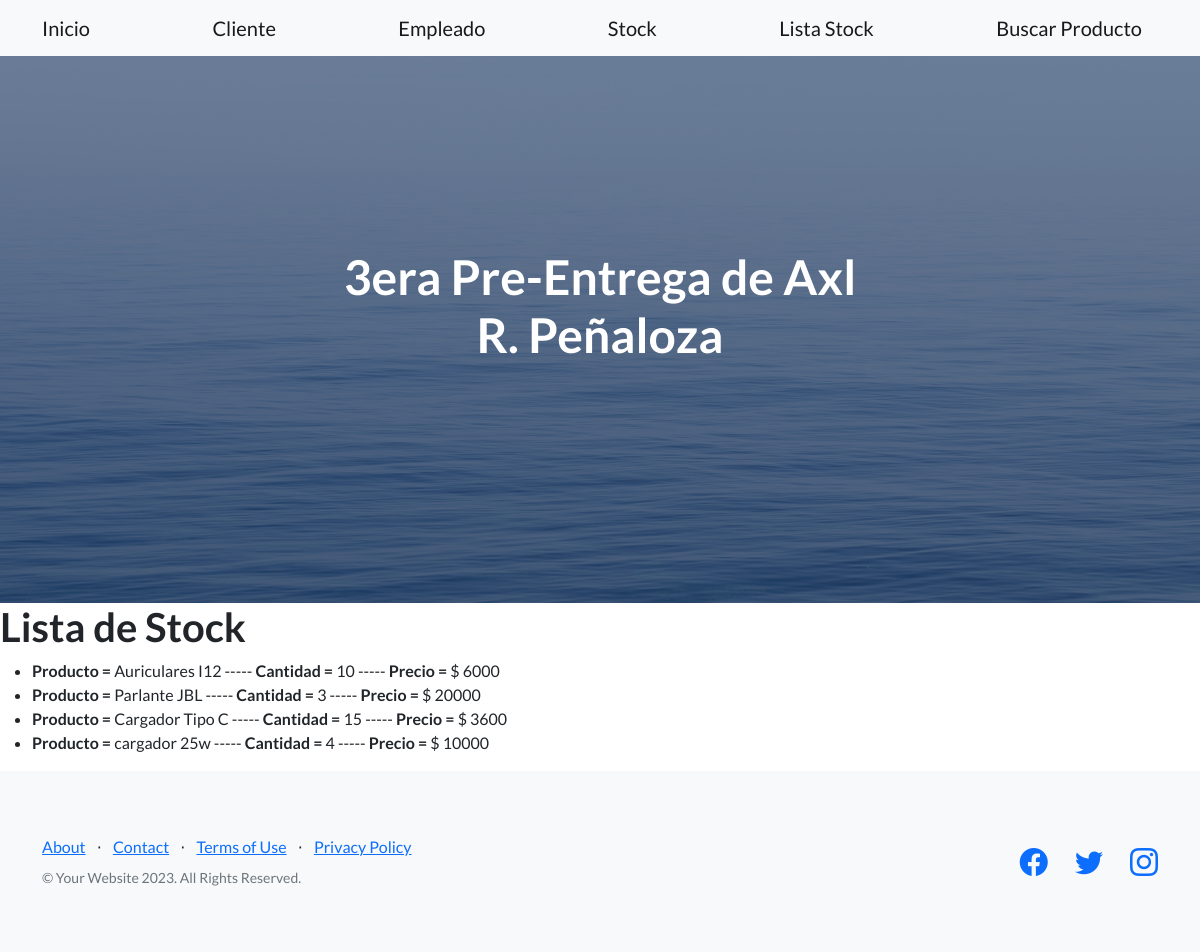
Before: /AppLYE/lista_stock/ with the older database file.
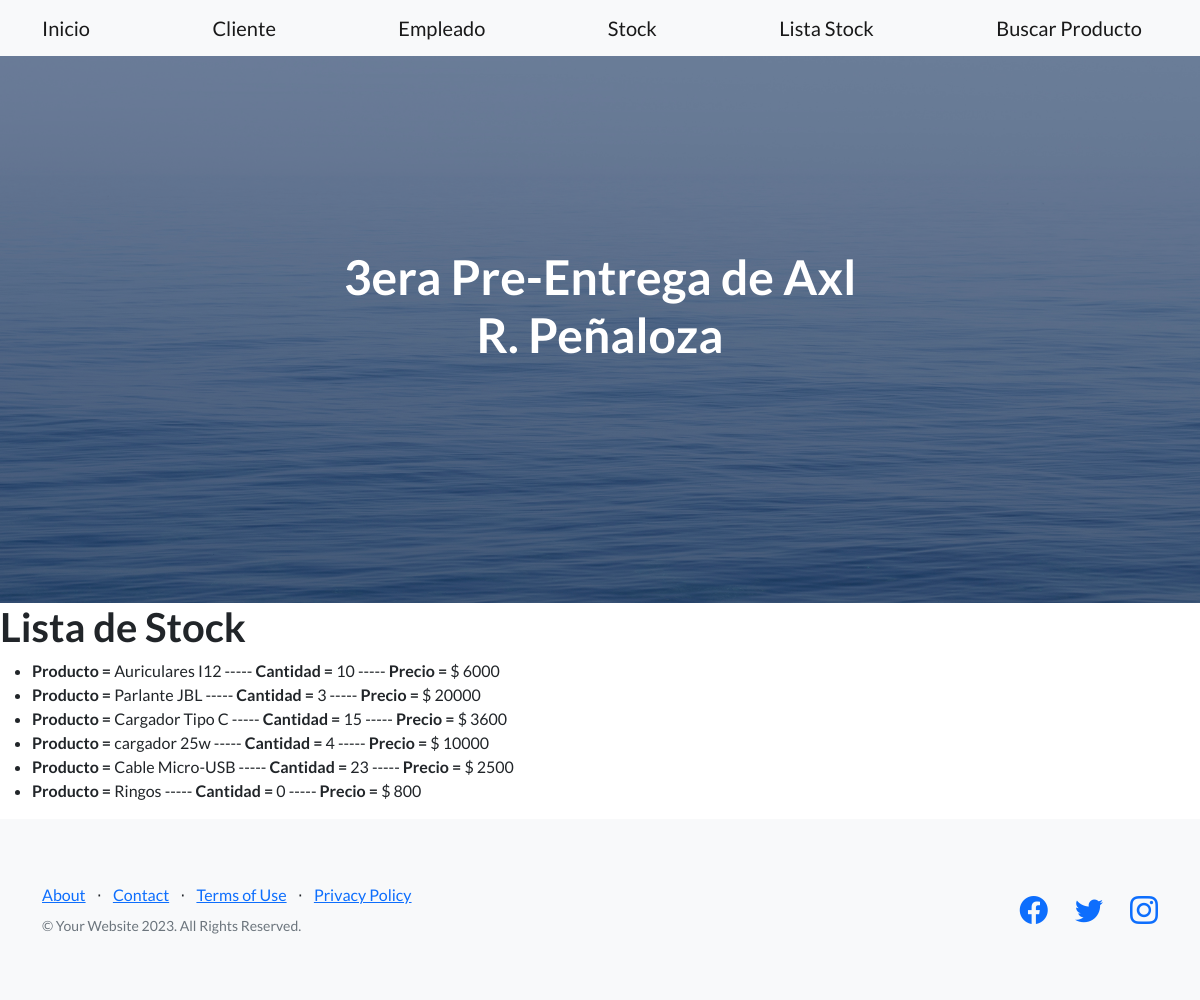
After: the same page with the newer database file.
### AppLYE/models.py (models this page shows)
class Stock (models.Model):
    producto = models.CharField(max_length=30)
    cantidad = models.IntegerField()
    precio = models.IntegerField()

### AppLYE/views.py (the view)
# urls.py: path('lista_stock/', lista_stock, name = "lista_stock") ,
def lista_stock(req):
    lista = Stock.objects.all()
    return render(req, "lista_stock.html", {"lista_stock" : lista})

### AppLYE/templates/lista_stock.html
{% extends 'padre.html' %}
{% block contenidocambiante %}
    <h1>Lista de Stock</h1>
    <ul>
 {% for stock in lista_stock  %}
 <li><strong>Producto = </strong>   {{stock.producto}} ----- <strong>Cantidad =</strong> {{stock.cantidad}} ----- <strong>Precio = </strong> $ {{stock.precio}}
</li>
 {% endfor %}
    </ul>
{% endblock contenidocambiante %}

### AppLYE/templates/padre.html (shortened to what this page needs)
<!DOCTYPE html>
<html lang="en">
    <head>
        {% load static  %}
        <link href="https://cdn.jsdelivr.net/npm/bootstrap-icons@1.5.0/font/bootstrap-icons.css" rel="stylesheet" type="text/css" />
        <link href= "{% static 'css/styles.css' %}"  rel="stylesheet" />
    </head>
    <body>
        <nav class="navbar navbar-light bg-light static-top">
            <div class="container">
                <a class="navbar-brand" href="{% url 'inicio' %}">Inicio</a>
                <a class="navbar-brand" href="{% url 'cliente' %}">Cliente</a>
                <a class="navbar-brand" href="{% url 'empleado' %}">Empleado</a>
                <a class="navbar-brand" href="{% url 'producto_formulario' %}">Stock</a>
                <a class="navbar-brand" href="{% url 'lista_stock' %}">Lista Stock</a>
                <a class="navbar-brand" href="{% url 'busquedaproducto' %}">Buscar Producto</a>
            </div>
        </nav>
        <header class="masthead">
            <div class="container position-relative">
                <div class="row justify-content-center">
                    <div class="col-xl-6">
                        <div class="text-center text-white">
                            <h1 class="mb-5">3era Pre-Entrega de Axl R. Peñaloza</h1>
                        </div>
                    </div>
                </div>
            </div>
        </header>
        {% block contenidocambiante %}{% endblock contenidocambiante %}
        <footer class="footer bg-light">
            <div class="container">
                <div class="row">
                    <div class="col-lg-6 h-100 text-center text-lg-start my-auto">
                        <ul class="list-inline mb-2">
                            <li class="list-inline-item"><a href="#!">About</a></li>
                            <li class="list-inline-item">⋅</li>
                            <li class="list-inline-item"><a href="#!">Contact</a></li>
                            <li class="list-inline-item">⋅</li>
                            <li class="list-inline-item"><a href="#!">Terms of Use</a></li>
                            <li class="list-inline-item">⋅</li>
                            <li class="list-inline-item"><a href="#!">Privacy Policy</a></li>
                        </ul>
                        <p class="text-muted small mb-4 mb-lg-0">&copy; Your Website 2023. All Rights Reserved.</p>
                    </div>
                    <div class="col-lg-6 h-100 text-center text-lg-end my-auto">
                        <ul class="list-inline mb-0">
                            <li class="list-inline-item me-4">
                                <a href="#!"><i class="bi-facebook fs-3"></i></a>
                            </li>
                            <li class="list-inline-item me-4">
                                <a href="#!"><i class="bi-twitter fs-3"></i></a>
                            </li>
                            <li class="list-inline-item">
                                <a href="#!"><i class="bi-instagram fs-3"></i></a>
                            </li>
                        </ul>
                    </div>
                </div>
            </div>
        </footer>
    </body>
</html>

Changed rows visible on the page:
added Stock: producto "Cable Micro-USB", cantidad "23", precio "2500"
added Stock: producto "Ringos", cantidad "0", precio "800"
